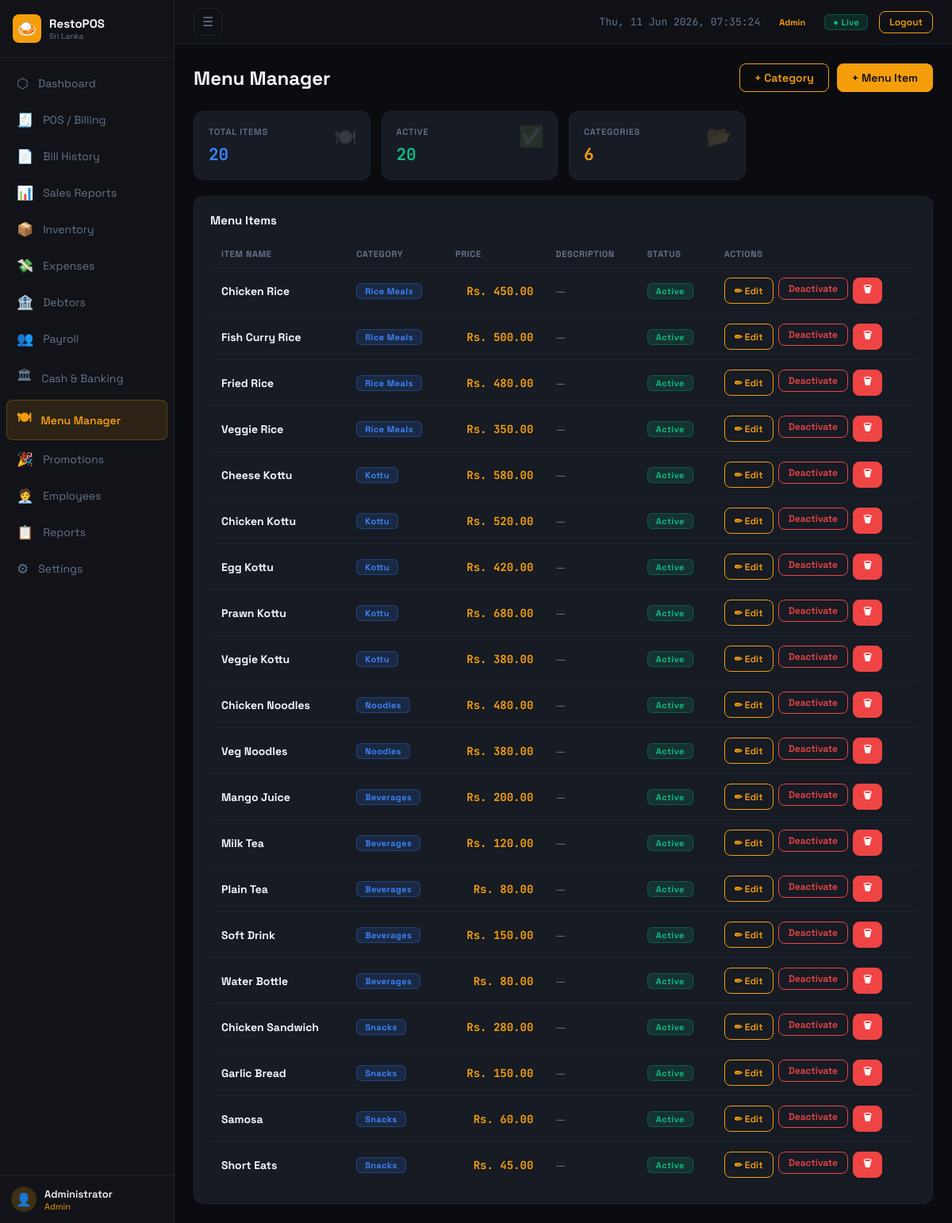
The page /modules/menu.php (signed in) on the database its author committed.
### tables this page shows
CREATE TABLE menu_items (
    id INT AUTO_INCREMENT PRIMARY KEY,
    category_id INT NOT NULL,
    name VARCHAR(150) NOT NULL,
    price DECIMAL(10,2) NOT NULL DEFAULT 0,
    description TEXT,
    active TINYINT(1) DEFAULT 1,
    created_at TIMESTAMP DEFAULT CURRENT_TIMESTAMP,
    FOREIGN KEY (category_id) REFERENCES menu_categories(id)
);

CREATE TABLE menu_categories (
    id INT AUTO_INCREMENT PRIMARY KEY,
    name VARCHAR(100) NOT NULL,
    sort_order INT DEFAULT 0,
    active TINYINT(1) DEFAULT 1
);

### modules/menu.php (the view, shortened to what this page needs)
<?php
$db = getDB();
$cats  = $db->query("SELECT * FROM menu_categories ORDER BY sort_order,name")->fetchAll();
$items = $db->query("SELECT mi.*,mc.name as cat_name FROM menu_items mi JOIN menu_categories mc ON mi.category_id=mc.id ORDER BY mc.sort_order,mi.name")->fetchAll();
include '../includes/header.php';
?>
<div class="page-header">
  <div class="page-title">Menu Manager</div>
  <div style="display:flex;gap:10px">
    <button class="btn btn-outline" onclick="openModal('modalAddCat')">+ Category</button>
    <button class="btn" onclick="openModal('modalAddItem')">+ Menu Item</button>
  </div>
</div>
<div class="stats-grid mb-20">
  <div class="stat-card"><span class="stat-icon">🍽</span><div class="stat-label">Total Items</div><div class="stat-value text-blue"><?=count($items)?></div></div>
  <div class="stat-card"><span class="stat-icon">✅</span><div class="stat-label">Active</div><div class="stat-value text-green"><?=count(array_filter($items,fn($i)=>$i['active']))?></div></div>
  <div class="stat-card"><span class="stat-icon">📂</span><div class="stat-label">Categories</div><div class="stat-value text-accent"><?=count($cats)?></div></div>
</div>
<div class="card">
  <div class="card-title">Menu Items</div>
  <div class="table-wrap">
    <table class="data-table">
      <thead>
        <tr><th>Item Name</th><th>Category</th><th class="text-right">Price</th><th>Description</th><th>Status</th><th>Actions</th></tr>
      </thead>
      <tbody>
      <?php foreach ($items as $i): ?>
        <tr style="opacity:<?=$i['active']?1:.55?>">
          <td class="fw-700"><?=htmlspecialchars($i['name'])?></td>
          <td><span class="badge badge-blue"><?=htmlspecialchars($i['cat_name'])?></span></td>
          <td class="text-right mono text-accent fw-700">Rs. <?=number_format($i['price'],2)?></td>
          <td class="text-muted fs-12"><?=htmlspecialchars($i['description']??'—')?></td>
          <td><span class="badge <?=$i['active']?'badge-green':'badge-red'?>"><?=$i['active']?'Active':'Inactive'?></span></td>
          <td>
            <div style="display:flex;gap:6px;flex-wrap:wrap">
              <button class="btn btn-sm btn-outline"
                data-id="<?=$i['id']?>"
                data-name="<?=htmlspecialchars($i['name'],ENT_QUOTES)?>"
                data-cat="<?=$i['category_id']?>"
                data-price="<?=$i['price']?>"
                data-desc="<?=htmlspecialchars($i['description']??'',ENT_QUOTES)?>"
                onclick="editItem(this)">✏ Edit</button>
              <form method="POST" style="display:inline">
                <button class="btn btn-sm <?=$i['active']?'btn-outline-red':'btn-outline-green'?>"><?=$i['active']?'Deactivate':'Activate'?></button>
              </form>
              <form method="POST" style="display:inline" onsubmit="return confirm('Delete this menu item?')">
                <button class="btn btn-sm btn-red">🗑</button>
              </form>
            </div>
          </td>
        </tr>
      <?php endforeach; ?>
      </tbody>
    </table>
  </div>
</div>
<?php include '../includes/footer.php'; ?>

### assets/css/style.css (style rules this page uses)
:root { --bg: #0a0c10; --surface: #111318; --card: #161b24; --border: #1e2530; --accent: #f59e0b; --accent2: #92400e; --green: #10b981; --red: #ef4444; --blue: #3b82f6; --purple: #8b5cf6; --text: #f1f5f9; --muted: #64748b; --sidebar-w:220px; }
*,*::before,*::after { box-sizing:border-box; margin:0; padding:0; }
html { font-size:15px; }
body { font-family:'Space Grotesk',sans-serif; background:var(--bg); color:var(--text); min-height:100vh; }
button,input,select,textarea { font-family:inherit; }
.page-header { display:flex; justify-content:space-between; align-items:center; margin-bottom:24px; flex-wrap:wrap; gap:12px; }
.page-title { font-size:24px; font-weight:700; }
.card { background:var(--card); border:1px solid var(--border); border-radius:12px; padding:20px; }
.card-title { font-weight:700; font-size:15px; margin-bottom:16px; }
.stats-grid { display:grid; grid-template-columns:repeat(auto-fill,minmax(190px,1fr)); gap:14px; margin-bottom:20px; }
.stat-card { background:var(--card); border:1px solid var(--border); border-radius:12px; padding:18px; position:relative; overflow:hidden; }
.stat-icon { position:absolute; top:14px; right:16px; font-size:26px; opacity:.14; }
.stat-label { font-size:11px; color:var(--muted); font-weight:600; letter-spacing:.8px; text-transform:uppercase; margin-bottom:8px; }
.stat-value { font-size:21px; font-weight:700; font-family:'JetBrains Mono',monospace; }
.btn { display:inline-flex; align-items:center; gap:6px; padding:8px 18px; border-radius:8px; font-size:14px; font-weight:600; border:1px solid var(--accent); background:var(--accent); color:#0a0c10; cursor:pointer; transition:all .15s; white-space:nowrap; }
.btn-sm { padding:5px 12px; font-size:12px; }
.btn-outline { background:transparent; color:var(--accent); }
.btn-red { background:var(--red); border-color:var(--red); color:#fff; }
.btn-outline-red { background:transparent; border-color:var(--red); color:var(--red); }
.badge { display:inline-block; padding:2px 10px; border-radius:6px; font-size:11px; font-weight:700; letter-spacing:.4px; }
.badge-green { background:rgba(16,185,129,.15); color:var(--green); border:1px solid rgba(16,185,129,.3); }
.badge-blue { background:rgba(59,130,246,.15); color:var(--blue); border:1px solid rgba(59,130,246,.3); }
.table-wrap { overflow-x:auto; }
table.data-table { width:100%; border-collapse:collapse; }
table.data-table th { padding:10px 14px; text-align:left; font-size:11px; color:var(--muted); font-weight:700; text-transform:uppercase; letter-spacing:.6px; border-bottom:1px solid var(--border); white-space:nowrap; }
table.data-table td { padding:12px 14px; border-bottom:1px solid var(--border); font-size:14px; vertical-align:middle; }
table.data-table tr:last-child td { border-bottom:none; }
.text-right { text-align:right; }
.mono { font-family:'JetBrains Mono',monospace; }
.text-green { color:var(--green); }
.text-accent { color:var(--accent); }
.text-muted { color:var(--muted); }
.text-blue { color:var(--blue); }
.mb-20 { margin-bottom:20px; }
.fw-700 { font-weight:700; }
.fs-12 { font-size:12px; }

### rows shown on the page
menu_items: name "Chicken Rice", category.name "Rice Meals", price "450.00", description "—", active "Active"
menu_items: name "Fish Curry Rice", category.name "Rice Meals", price "500.00", description "—", active "Active"
menu_items: name "Fried Rice", category.name "Rice Meals", price "480.00", description "—", active "Active"
menu_items: name "Veggie Rice", category.name "Rice Meals", price "350.00", description "—", active "Active"
menu_items: name "Cheese Kottu", category.name "Kottu", price "580.00", description "—", active "Active"
menu_items: name "Chicken Kottu", category.name "Kottu", price "520.00", description "—", active "Active"
menu_items: name "Egg Kottu", category.name "Kottu", price "420.00", description "—", active "Active"
menu_items: name "Prawn Kottu", category.name "Kottu", price "680.00", description "—", active "Active"
menu_items: name "Veggie Kottu", category.name "Kottu", price "380.00", description "—", active "Active"
menu_items: name "Chicken Noodles", category.name "Noodles", price "480.00", description "—", active "Active"
menu_items: name "Veg Noodles", category.name "Noodles", price "380.00", description "—", active "Active"
menu_items: name "Mango Juice", category.name "Beverages", price "200.00", description "—", active "Active"
menu_items: name "Milk Tea", category.name "Beverages", price "120.00", description "—", active "Active"
menu_items: name "Plain Tea", category.name "Beverages", price "80.00", description "—", active "Active"
menu_items: name "Soft Drink", category.name "Beverages", price "150.00", description "—", active "Active"
menu_items: name "Water Bottle", category.name "Beverages", price "80.00", description "—", active "Active"
menu_items: name "Chicken Sandwich", category.name "Snacks", price "280.00", description "—", active "Active"
menu_items: name "Garlic Bread", category.name "Snacks", price "150.00", description "—", active "Active"
menu_items: name "Samosa", category.name "Snacks", price "60.00", description "—", active "Active"
menu_items: name "Short Eats", category.name "Snacks", price "45.00", description "—", active "Active"

### other values the page prints
$nav['icon'] "⬡"
$nav['label'] "Dashboard"
$nav['icon'] "🧾"
$nav['label'] "POS / Billing"
$nav['icon'] "📄"
$nav['label'] "Bill History"
$nav['icon'] "📊"
$nav['label'] "Sales Reports"
$nav['icon'] "📦"
$nav['label'] "Inventory"
$nav['icon'] "💸"
$nav['label'] "Expenses"
$nav['icon'] "🏦"
$nav['label'] "Debtors"
$nav['icon'] "👥"
